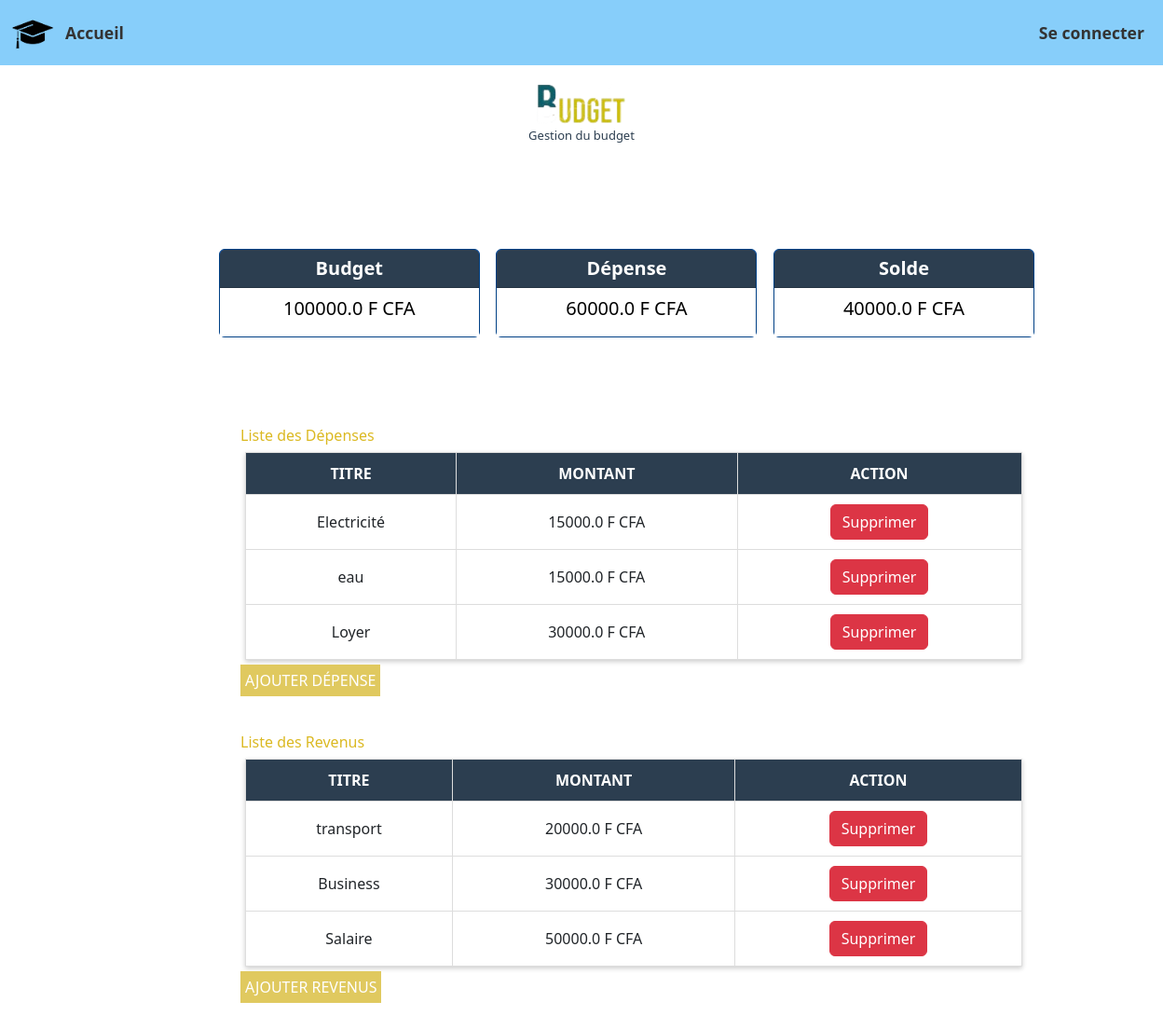
The page / on the database its author committed.
### budget.py (models this page shows)
class BaseModel(db.Model):
    __abstract__ = True  # Cette classe ne crée pas de table
    id = db.Column(db.Integer, primary_key=True)
    titre = db.Column(db.String(100), nullable=False)
    montant = db.Column(db.Float, nullable=False)

class Depense(BaseModel):
    __tablename__ = 'Depense'

class Revenue(BaseModel):
    __tablename__ = 'Revenue'

### budget.py (the view)
@app.route('/', methods=['POST', 'GET'])
def index():
    if request.method == 'POST':
        données = request.form
        titre = données.get("titre")
        montant = float(données.get('montant'))
        type_entry = données.get('type')  # On peut déterminer si c'est un revenu ou une dépense
        if type_entry == 'Revenue':
            new_titre = Revenue(titre=titre, montant=montant)
            db.session.add(new_titre)
            db.session.commit()
        elif type_entry == 'Depense':
            new_titre = Depense(titre=titre, montant=montant)  # Idem pour la dépense
            db.session.add(new_titre)
            db.session.commit()
        flash("Enregistrement ajouté avec succès.", "success")
        return redirect(url_for('index'))
    else:
        revenus = Revenue.query.order_by(Revenue.montant).all()
        depenses = Depense.query.order_by(Depense.montant).all()
        total_revenus = sum(revenu.montant for revenu in revenus)
        total_depenses = sum(depense.montant for depense in depenses)
        budget = total_revenus  # Si le budget dépend des revenus
        solde = budget - total_depenses
        return render_template(
            'index.html',
            revenus=revenus,
            depenses=depenses,
            budget=budget,
            total_depenses=total_depenses,
            solde=solde
            )

### templates/index.html (shortened to what this page needs)
{% extends "base.html" %}
{% block content %}
<div class="carte">
    <div class="card text-white bg-primary mb-3" style="max-width: 18rem;">
        <div class="card-header">Budget</div>
        <div class="card-body">
          <h5 class="card-title">{{ budget }} F CFA</h5>
        </div>
    </div>
    <div class="card text-white bg-primary mb-3" style="max-width: 18rem;">
        <div class="card-header">Dépense</div>
        <div class="card-body">
          <h5 class="card-title">{{ total_depenses }} F CFA</h5>
        </div>
    </div>
    <div class="card text-white bg-primary mb-3" style="max-width: 18rem;">
        <div class="card-header">Solde</div>
        <div class="card-body">
          <h5 class="card-title">{{ solde }} F CFA</h5>
        </div>
    </div>
</div>
<div class="my_table">
    <h3>Liste des Dépenses</h3>
    {% if depenses %}
    <table class="" border='1'>
        <thead>
            <tr>
                <th>TITRE</th>
                <th>MONTANT</th>
                <th>ACTION</th>
            </tr>
        </thead>
        <tbody>
            {% for depense in depenses %}
            <tr>
                <td>{{ depense.titre }}</td>
                <td>{{ depense.montant }} F CFA</td>
                <td>
                    <a href="/delete_depense/{{ depense.id }}/"><button class="btn btn-danger">Supprimer</button></a>
                </td>
            </tr>
            {% endfor %}
        </tbody>
    </table>
    {% else %}
    <p>Aucune dépense enregistrée pour le moment.</p>
    {% endif %}
    <div class="col-sm-2 my-1">
        <a href="{{ url_for('depense') }}"><button class="button">AJOUTER DÉPENSE</button></a>
    </div>
</div>
<div class="my_table">
    <h3>Liste des Revenus</h3>
    {% if revenus %}
    <table class="" border='1'>
        <thead>
            <tr>
                <th>TITRE</th>
                <th>MONTANT</th>
                <th>ACTION</th>
            </tr>
        </thead>
        <tbody>
            {% for revenu in revenus %}
            <tr>
                <td>{{ revenu.titre }}</td>
                <td>{{ revenu.montant }} F CFA</td>
                <td>
                    <a href="/delete_revenue/{{ revenu.id }}/"><button class="btn btn-danger">Supprimer</button></a>
                </td>
            </tr>
            {% endfor %}
        </tbody>
    </table>
    {% else %}
    <p>Aucun revenu enregistré pour le moment.</p>
    {% endif %}
    <div class="col-sm-2 my-1">
        <a href="{{ url_for('revenue') }}"><button class="button">AJOUTER REVENUS</button></a>
    </div>
</div>
{% endblock %}

### templates/base.html (shortened to what this page needs)
<!DOCTYPE html>
<html lang="en">
<head>
    <link rel="stylesheet" href="{{ url_for('static', filename= 'css/budget.css')}}">
    <link href="https://cdn.jsdelivr.net/npm/bootstrap@5.3.3/dist/css/bootstrap.min.css" rel="stylesheet">
</head>
<body>
    {% include "partial/nav.html" %}
    <div class="titre">
        <img src="{{url_for('static', filename = 'img/logo_budget.png')}}" alt="logo"  width="100">
        <h1>Gestion du budget</h1>
    </div>
    <div class="container">
        {% block content %}{% endblock %}
    </div>
</body>
</html>

### templates/partial/nav.html
<nav id="navbar">
    <img src="{{ url_for('static', filename='img/casq2.png') }}" alt="logo" width="50">
    <ul id="navbar-items">
        <li class="navbar-item">
            <a href="{{url_for('index')}}">Accueil</a>
        </li>
        <li class="navbar-item login-logout">
            <a href="{{url_for('revenue')}}">Se connecter</a>
        </li>
    </ul>
</nav>

### static/css/budget.css (style rules this page uses)
body { background-color:aliceblue; margin: 0; }
#navbar { padding: 10px; display: flex; align-items: center; background-color: lightskyblue; font-size: 1.1em; color: #333; }
#navbar-items { list-style-type: none; margin: 0; padding: 0; display: flex; width: 100%; }
.navbar-item { margin: 0 10px; }
.navbar-item.login-logout { margin-left: auto; }
.navbar-item a { text-decoration: none; display: block; color: #333; font-weight: bold; }
.titre { margin: 10vh,10vh; text-align: center; font-size: 0.5em; margin-bottom: 0; padding: 20px; }
.titre h1 { color: #2c3e50; margin-top: 0; font-size: small; }
.carte { width: 80%; display: flex; margin: 20vh; margin-top: 10vh; margin-bottom: 10vh; }
.card.text-white.bg-primary.mb-3 { border: 1px solid #004085; text-align: center; margin: 5px auto; padding: 30px auto; width: 35vh ; }
.card.text-white.bg-primary.mb-3 .card-header { font-size: 1.25rem; font-weight: bold; background-color: #2c3e50; padding: 5px; }
.card.text-white.bg-primary.mb-3 .card-body { padding: 10px; font-size: 1rem; background-color: #fff; color: black; }
button { padding: 10px 20px; border: none; border-radius: 5px; background-color: #3498db; color: white; font-size: 1rem; cursor: pointer; }
.my_table { margin-bottom: 5vh; margin-left: 24vh; width: 90%; }
table { width: 83%; margin: 5px; border-collapse: collapse; background-color: #fff; box-shadow: 0px 2px 5px rgba(0, 0, 0, 0.2); }
table thead { background-color: #2c3e50; color: #fff; }
table th, table td { padding: 10px; text-align: center; border: 1px solid #ddd; }
.my_table h3 { font-size: 1rem; color: rgb(219, 185, 34); }
button { padding: 5px; border: none; background-color: rgb(224, 201, 95); color: white; font-size: 0.5rem; cursor: pointer; margin: 10px; }

### rows shown on the page
Depense: titre "Electricité", montant "15000.0"
Depense: titre "eau", montant "15000.0"
Depense: titre "Loyer", montant "30000.0"
Revenue: titre "transport", montant "20000.0"
Revenue: titre "Business", montant "30000.0"
Revenue: titre "Salaire", montant "50000.0"

### other values the page prints
{{ budget }} "100000.0"
{{ total_depenses }} "60000.0"
{{ solde }} "40000.0"
